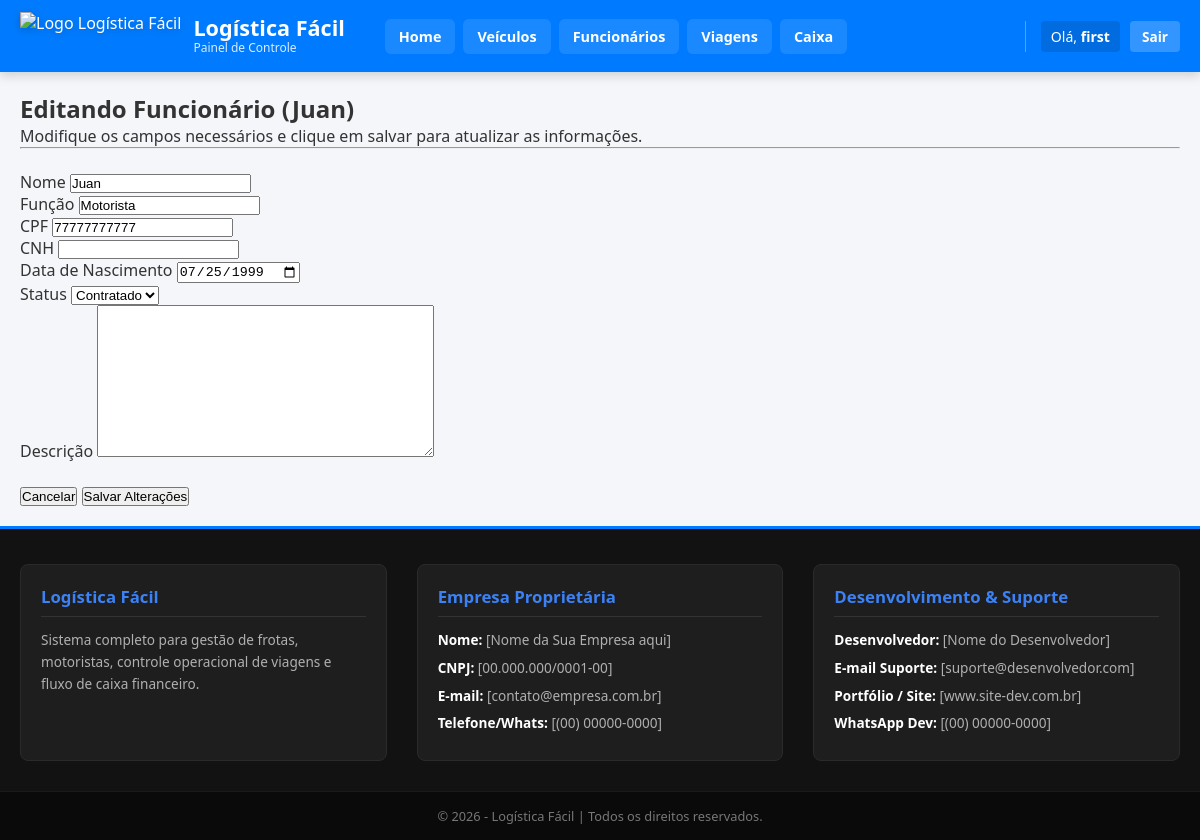
Screenshot of /funcionario/editar/4/ (signed in) with the database file from the repository.
### app/models.py (models this page shows, shortened)
class Funcionario(models.Model):
    id = models.BigAutoField(primary_key=True)
    usuario = models.ForeignKey(User, on_delete=models.CASCADE, verbose_name="Usuário", db_index=True)
    nome = models.CharField(max_length=150, verbose_name="Nome")
    funcao = models.CharField(max_length=100, verbose_name="Função")
    cpf = models.CharField(max_length=11, unique=True, verbose_name="CPF", db_index=True)
    cnh = models.CharField(max_length=11, unique=True, blank=True, null=True, verbose_name="CNH")
    data_nascimento = models.DateField(verbose_name="Data de Nascimento")
    descricao = models.TextField(blank=True, null=True, verbose_name="Descrição")
    status = models.ForeignKey(
        StatusFuncionario,
        on_delete=models.PROTECT,
        verbose_name="Status",
        blank=True,
        null=True
    )
    class Meta:
        db_table = 'funcionarios'
        verbose_name = "Funcionário"
        verbose_name_plural = "Funcionários"

### app/views.py (the view)
# urls.py: path('funcionario/editar/<int:pk>/', views.editar_funcionario, name='editar_funcionario'),
@login_required
def editar_funcionario(request, pk):
    funcionario = get_object_or_404(Funcionario, id=pk, usuario=request.user)
    if request.method == 'POST':
        form = FuncionarioForm(request.POST, instance=funcionario)
        if form.is_valid():
            form.save()
            messages.success(request, f"Cadastro de {funcionario.nome} atualizado com sucesso!")
            return redirect('lista_funcionario')
    else:
        form = FuncionarioForm(instance=funcionario)
    return render(request, 'enterprise/funcionario/editar_funcionario.html', {
        'form': form,
        'funcionario': funcionario
    })

### app/views.py
class FuncionarioForm(forms.ModelForm):
    class Meta:
        model = Funcionario
        fields = ['nome', 'funcao', 'cpf', 'cnh', 'data_nascimento', 'status', 'descricao']
        widgets = {
            'data_nascimento': forms.DateInput(
                attrs={'type': 'date'},
                format='%Y-%m-%d' # <-- Força o Django a renderizar como AAAA-MM-DD no HTML
            ),
        }
    def __init__(self, *args, **kwargs):
        super(FuncionarioForm, self).__init__(*args, **kwargs)
        if self.instance and self.instance.data_nascimento:
            self.initial['data_nascimento'] = self.instance.data_nascimento.strftime('%Y-%m-%d')

### app/models.py (called while the page is built)
    def __str__(self):
        return self.nome

### app/templates/enterprise/funcionario/editar_funcionario.html (shortened to what this page needs)
{% extends 'base.html' %}
{% block content %}
<div class="container-formulario">
    <h2 class="titulo-pagina">Editando Funcionário ({{ funcionario.nome }})</h2>
    <p class="subtitulo-pagina">Modifique os campos necessários e clique em salvar para atualizar as informações.</p>
    <hr>
    <br>
    <form method="POST" class="formulario-padrao">
        {% for field in form %}
            <div class="grupo-campo">
                <label class="rotulo-campo">{{ field.label }}</label>
                {{ field }}
            </div>
        {% endfor %}
        <br>
        <div class="container-botoes-form">
            <a href="{% url 'lista_funcionario' %}" style="text-decoration: none;">
                <button type="button" class="btn-cancelar">Cancelar</button>
            </a>
            <button type="submit" class="btn-salvar-edit">Salvar Alterações</button>
        </div>
    </form>
</div>
{% endblock %}

### app/templates/base.html (shortened to what this page needs)
{% load static %}
<!DOCTYPE html>
<html lang="pt-BR">
<head>
    <link rel="stylesheet" href="{% static 'css/style.css' %}">
</head>
<body class="corpo-base">
    <header class="cabecalho-base">
        <div class="container_cabecalho-base">
            <div class="marca_cabecalho-base">
                <a href="{% url 'home' %}" class="link_logo-base">
                    <img src="{% static 'img/logo.png' %}" alt="Logo Logística Fácil" class="img_logo-base">
                    <div class="texto_marca-base">
                        <h1 class="titulo_sistema-base">Logística Fácil</h1>
                        <span class="subtitulo_sistema-base">Painel de Controle</span>
                    </div>
                </a>
            </div>
            <nav class="navegacao-base" id="navegacaoPrincipal">
                <div class="links_navegacao-base">
                    <a href="{% url 'home' %}" class="item_link-base">Home</a>
                    <a href="{% url 'lista_veiculos' %}" class="item_link-base">Veículos</a>
                    <a href="{% url 'lista_funcionario' %}" class="item_link-base">Funcionários</a>
                    <a href="{% url 'lista_viagem' %}" class="item_link-base">Viagens</a>
                    <a href="{% url 'lista_caixa' %}" class="item_link-base">Caixa</a>
                </div>
                <div class="usuario_info-base">
                    {% if user.is_authenticated %}
                        <a href="{% url 'perfil_user' %}" class="link_perfil_usuario-base" title="Acessar Perfil">
                            Olá, <strong>{{ user.username }}</strong>
                        </a>
                        <a href="{% url 'logout' %}" class="btn_sair-base">Sair</a>
                    {% else %}
                        <span class="saudacao_usuario-base">Não autenticado</span>
                        <a href="{% url 'login' %}" class="btn_login-base">Login</a>
                    {% endif %}
                </div>
            </nav>
        </div>
    </header>
    <main class="conteudo_principal-base">
        {% block content %}
        {% endblock %}
    </main>
    <footer class="rodape-base">
        <div class="container_rodape-base">
            <div class="coluna_rodape-base">
                <h4 class="titulo_coluna-base">Logística Fácil</h4>
                <p class="texto_coluna-base">Sistema completo para gestão de frotas, motoristas, controle operacional de viagens e fluxo de caixa financeiro.</p>
            </div>
            <div class="coluna_rodape-base">
                <h4 class="titulo_coluna-base">Empresa Proprietária</h4>
                <p class="item_contato-base"><strong>Nome:</strong> [Nome da Sua Empresa aqui]</p>
                <p class="item_contato-base"><strong>CNPJ:</strong> [00.000.000/0001-00]</p>
                <p class="item_contato-base"><strong>E-mail:</strong> [contato@empresa.com.br]</p>
                <p class="item_contato-base"><strong>Telefone/Whats:</strong> [(00) 00000-0000]</p>
            </div>
            <div class="coluna_rodape-base">
                <h4 class="titulo_coluna-base">Desenvolvimento & Suporte</h4>
                <p class="item_contato-base"><strong>Desenvolvedor:</strong> [Nome do Desenvolvedor]</p>
                <p class="item_contato-base"><strong>E-mail Suporte:</strong> [suporte@desenvolvedor.com]</p>
                <p class="item_contato-base"><strong>Portfólio / Site:</strong> [www.site-dev.com.br]</p>
                <p class="item_contato-base"><strong>WhatsApp Dev:</strong> [(00) 00000-0000]</p>
            </div>
        </div>
        <div class="copia_direitos-base">
            <p>&copy; 2026 - Logística Fácil | Todos os direitos reservados.</p>
        </div>
    </footer>
</body>
</html>

### app/static/css/style.css (style rules this page uses)
* { box-sizing: border-box; margin: 0; padding: 0; }
:root { --cor-primaria-base: #007bff; --cor-primaria-hover-base: #0056b3; --cor-sucesso-base: #28a745; --cor-perigo-base: #dc3545; --cor-cinza-escuro-base: #1a1a1a; --cor-fundo-pagina-base: #f4f6f9; --cor-fundo-rodape-base: #121212; --cor-fundo-rodape-card-base: #1e1e1e; --cor-texto-rodape-base: #b0b0b0; --cor-borda-base: #dee2e6; --fonte-padrao-base: 'Segoe UI', Roboto, Helvetica, Arial, sans-serif; }
body.corpo-base { background-color: var(--cor-fundo-pagina-base); font-family: var(--fonte-padrao-base); color: #333333; display: flex; flex-direction: column; min-height: 100vh; }
.cabecalho-base { background-color: var(--cor-primaria-base); color: #ffffff; box-shadow: 0 4px 10px rgba(0, 0, 0, 0.15); position: sticky; top: 0; z-index: 1000; padding: 12px 0; }
.container_cabecalho-base { max-width: 1200px; margin: 0 auto; padding: 0 20px; display: flex; justify-content: space-between; align-items: center; gap: 20px; }
.marca_cabecalho-base { display: flex; align-items: center; flex-shrink: 0; }
.link_logo-base { display: flex; align-items: center; gap: 12px; text-decoration: none; color: #ffffff; }
.img_logo-base { height: 48px; width: auto; object-fit: contain; filter: drop-shadow(0px 2px 4px rgba(0,0,0,0.2)); }
.texto_marca-base { display: flex; flex-direction: column; }
.titulo_sistema-base { font-size: 1.35rem; font-weight: 700; line-height: 1.1; white-space: nowrap; }
.subtitulo_sistema-base { font-size: 0.75rem; opacity: 0.85; white-space: nowrap; }
.navegacao-base { display: flex; align-items: center; justify-content: space-between; width: 100%; margin-left: 20px; }
.links_navegacao-base { display: flex; align-items: center; gap: 8px; flex-wrap: wrap; }
.item_link-base { color: #ffffff; text-decoration: none; font-weight: 600; font-size: 0.9rem; padding: 8px 14px; border-radius: 6px; background-color: rgba(255, 255, 255, 0.1); transition: all 0.2s ease; white-space: nowrap; }
.usuario_info-base { display: flex; align-items: center; gap: 10px; border-left: 1px solid rgba(255, 255, 255, 0.3); padding-left: 15px; flex-shrink: 0; }
.link_perfil_usuario-base { color: #ffffff; text-decoration: none; font-size: 0.88rem; padding: 6px 10px; border-radius: 4px; background-color: rgba(0, 0, 0, 0.12); transition: background-color 0.2s; white-space: nowrap; }
.btn_sair-base, .btn_login-base { background-color: rgba(255, 255, 255, 0.2); color: #ffffff; text-decoration: none; padding: 6px 12px; border-radius: 4px; font-size: 0.85rem; font-weight: bold; transition: background-color 0.2s; white-space: nowrap; }
.conteudo_principal-base { flex: 1; max-width: 1200px; width: 100%; margin: 20px auto; padding: 0 20px; }
.rodape-base { background-color: var(--cor-fundo-rodape-base); color: #ffffff; margin-top: auto; padding-top: 35px; border-top: 3px solid var(--cor-primaria-base); }
.container_rodape-base { max-width: 1200px; margin: 0 auto; padding: 0 20px; display: grid; grid-template-columns: repeat(3, 1fr); gap: 30px; }
.coluna_rodape-base { background-color: var(--cor-fundo-rodape-card-base); padding: 20px; border-radius: 8px; border: 1px solid #2a2a2a; }
.titulo_coluna-base { color: #3b82f6; font-size: 1.05rem; margin-bottom: 12px; border-bottom: 1px solid #333333; padding-bottom: 8px; }
.texto_coluna-base, .item_contato-base { color: var(--cor-texto-rodape-base); font-size: 0.85rem; line-height: 1.6; margin-bottom: 6px; }
.item_contato-base strong { color: #ffffff; }
.copia_direitos-base { text-align: center; padding: 15px; margin-top: 30px; background-color: #0a0a0a; font-size: 0.8rem; color: #777777; border-top: 1px solid #1a1a1a; }

### rows the page displays
Funcionario: nome "Juan", form "Juan" "Motorista" "77777777777" "07/25/1999" "Contratado"

### other values shown
{{ user.username }} "first"
{{ field.label }} "Nome" "Função" "CPF" "CNH" "Data de Nascimento" "Status" "Descrição"
